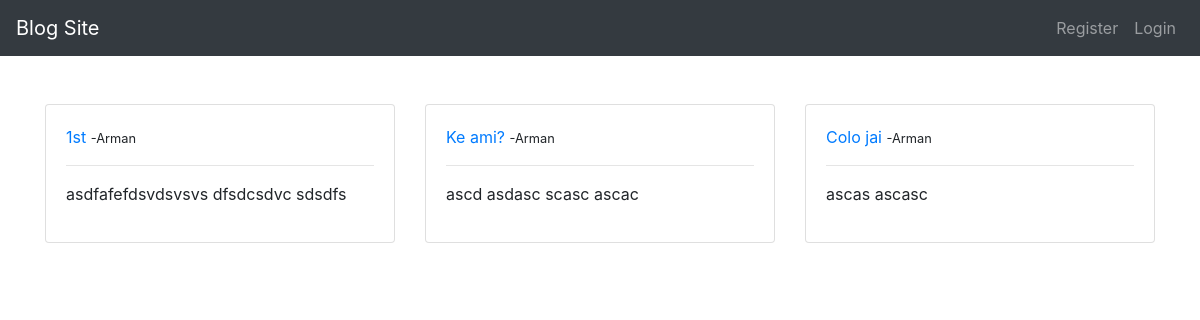
The app's page /, older data.
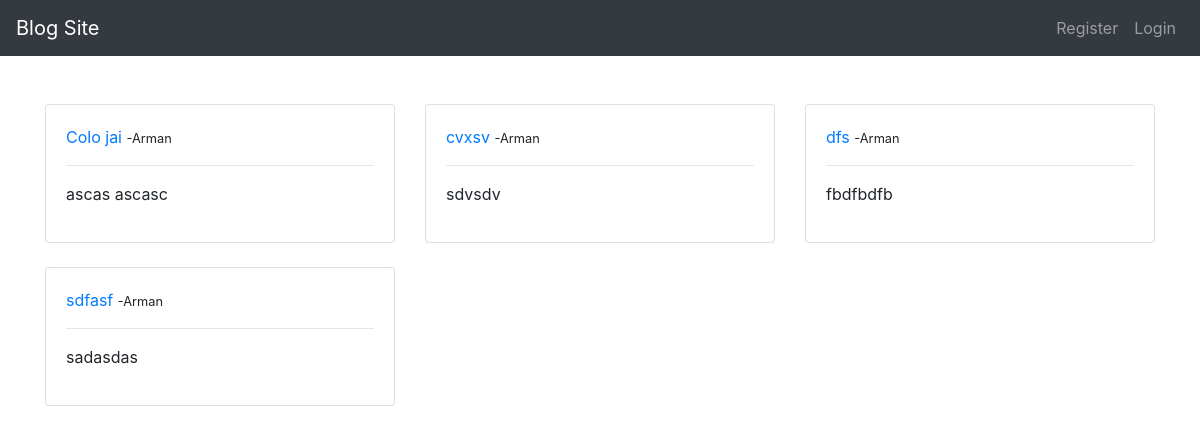
The same page, newer data.
### theblog/models.py (models this page shows, shortened)
class Post(models.Model):
  title=models.CharField(max_length=255)
  title_tag=models.CharField(max_length=255)
  category=models.CharField(max_length=255, default='developer')
  author=models.ForeignKey(User, on_delete=models.CASCADE)
  body=models.TextField()
  post_date=models.DateField(auto_now_add=True)

### theblog/views.py (the view)
# urls.py: path('', HomeView.as_view(), name="home"),
class HomeView(ListView):
  model=Post
  template_name='home.html'

### theblog/templates/home.html (shortened to what this page needs)
{% extends 'base.html' %}
{% block content %}
<br> <br>
<div class="row">
  {% for post in object_list %}
  <div class="col-sm-4">
    <div class="card">
      <div class="card-body">
        <a href=" {% url 'article-detail' post.pk %} " class="card-title">{{post.title}}</a>
        <small>-{{post.author.first_name}}</small>
        <hr>
        <p class="card-text">{{post.body|slice:":100"}}</p>
      </div>
    </div><br>
  </div>
  {% endfor %}
</div>
{% endblock %}

### theblog/templates/base.html (shortened to what this page needs)
<!doctype html>
<html lang="en">
  <head>
    <link rel="stylesheet" href="https://maxcdn.bootstrapcdn.com/bootstrap/4.0.0/css/bootstrap.min.css">
  </head>
  <body>
    <nav class="navbar navbar-expand-lg navbar-dark bg-dark">
      <a class="navbar-brand" href=" {% url 'home' %} ">Blog Site</a>
      <div class="collapse navbar-collapse" id="navbarSupportedContent">
        <ul class="navbar-nav ml-auto">
          {% if user.is_authenticated %}
          <li class="nav-item">
            <a class="nav-link" href=" {% url 'add_post' %} ">Add Post</a>
          </li>
          <li class="nav-item">
            <a class="nav-link" href=" {% url 'add_category' %} ">Add Category</a>
          </li>
          <li class="nav-item">
            <a class="nav-link" href=" {% url 'logout' %} ">Logout</a>
          </li>
          {% else %}
          <li class="nav-item">
            <a class="nav-link" href=" {% url 'register' %} ">Register</a>
          </li>
          <li class="nav-item">
            <a class="nav-link" href=" {% url 'login' %} ">Login</a>
          </li>
          {% endif %}
        </ul>
      </div>
    </nav>
    <div class="container">
      {% block content %}
      {% endblock %}
    </div>
  </body>
</html>

Row changes from the older to the newer data that the page shows:
removed Post: title "1st", author.first_name "Arman", body "asdfafefdsvdsvsvs dfsdcsdvc sdsdfs"
removed Post: title "Ke ami?", author.first_name "Arman", body "ascd asdasc scasc ascac"
added Post: title "cvxsv", author.first_name "Arman", body "sdvsdv"
added Post: title "dfs", author.first_name "Arman", body "fbdfbdfb"
added Post: title "sdfasf", author.first_name "Arman", body "sadasdas"
